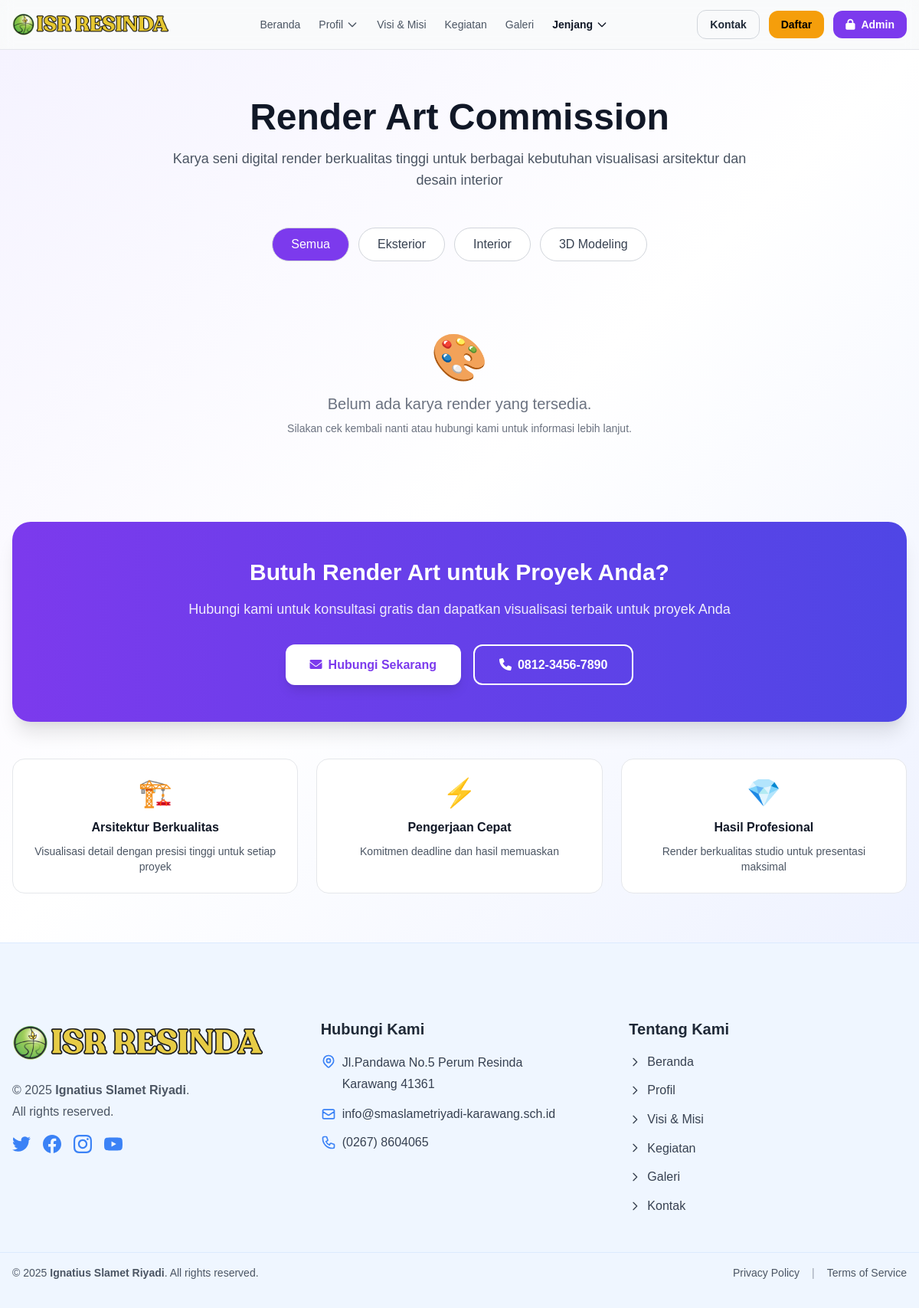
Before: /render-art.php with the older database file.
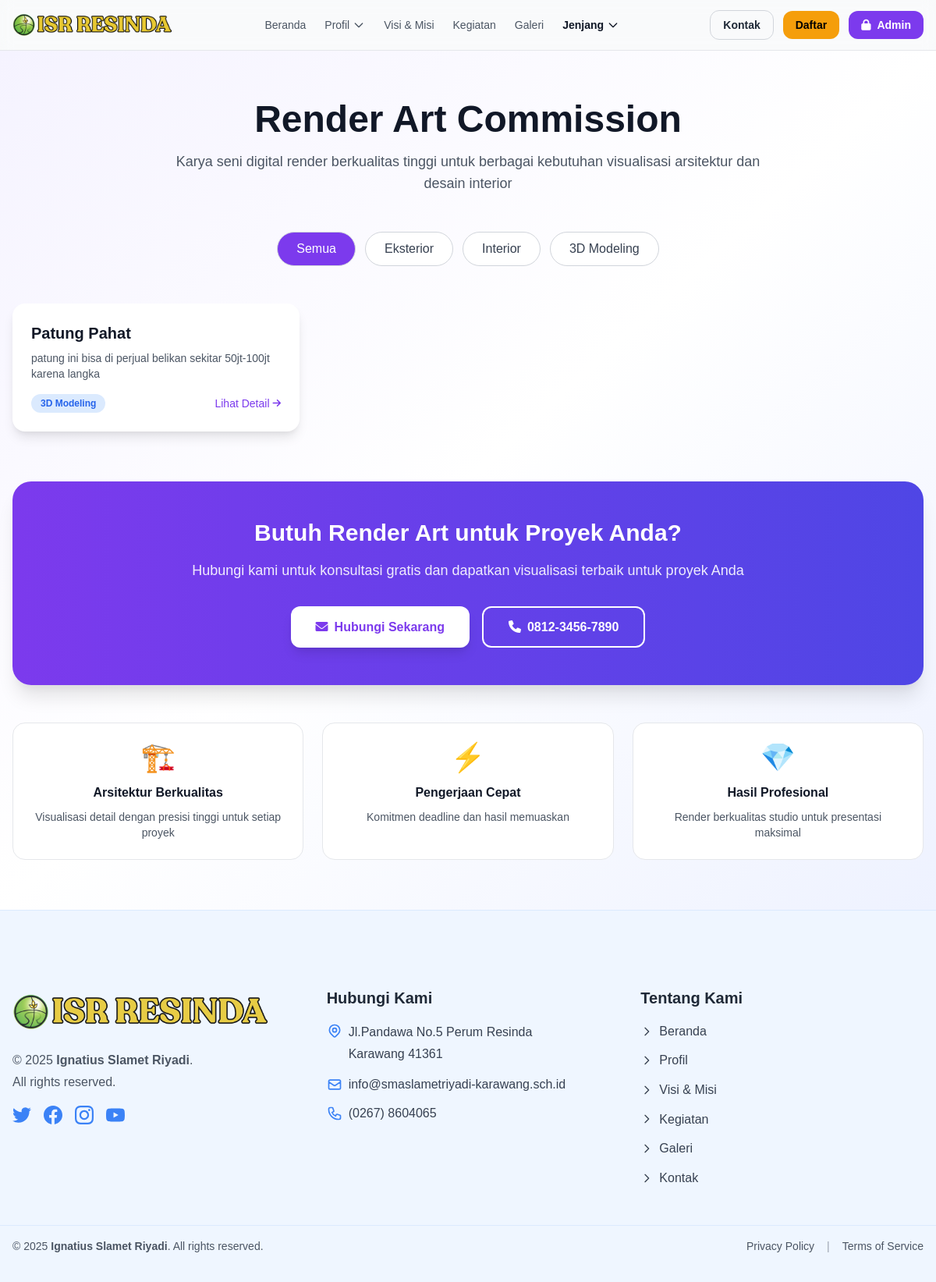
After: the same page with the newer database file.
### tables this page shows
CREATE TABLE `render_art` (
  `id` int NOT NULL,
  `title` varchar(255) NOT NULL,
  `description` text,
  `image_path` varchar(500) DEFAULT NULL,
  `category` enum('eksterior','interior','3d_modeling') NOT NULL DEFAULT 'eksterior',
  `status` enum('active','inactive') NOT NULL DEFAULT 'active',
  `created_by` int DEFAULT NULL,
  `created_at` timestamp NULL DEFAULT CURRENT_TIMESTAMP,
  `updated_at` timestamp NULL DEFAULT NULL ON UPDATE CURRENT_TIMESTAMP
);

### render-art.php (the view, shortened to what the rows shown need)
<?php
include 'includes/header.php';
$db = (new Database())->getConnection();
$sql = "SELECT * FROM render_art WHERE status = 'active'";
$params = [];
$sql .= " ORDER BY created_at DESC";
$stmt = $db->prepare($sql);
$stmt->execute($params);
$render_items = $stmt->fetchAll(PDO::FETCH_ASSOC);
$categoryLabels = [
  'eksterior' => 'Eksterior',
  'interior' => 'Interior',
  '3d_modeling' => '3D Modeling'
];
?>
<section class="py-16 bg-gradient-to-br from-purple-50 via-white to-indigo-50">
  <div class="max-w-7xl mx-auto px-4">
    <div class="text-center mb-12">
      <h1 class="text-4xl md:text-5xl font-bold text-gray-900 mb-4">Render Art Commission</h1>
    </div>
    <div class="grid grid-cols-1 md:grid-cols-2 lg:grid-cols-3 gap-8">
      <?php if (!$render_items): ?>
        <div class="col-span-3 text-center text-gray-500 py-12">
          <div class="text-6xl mb-4">🎨</div>
          <p class="text-xl font-medium">Belum ada karya render yang tersedia.</p>
          <p class="text-sm mt-2">Silakan cek kembali nanti atau hubungi kami untuk informasi lebih lanjut.</p>
        </div>
      <?php else: ?>
        <?php foreach ($render_items as $item): ?>
          <div class="group bg-white rounded-2xl overflow-hidden shadow-lg hover:shadow-2xl transition-all duration-300 transform hover:-translate-y-1">
            <div class="p-6">
              <h3 class="text-xl font-bold text-gray-900 mb-2 group-hover:text-purple-600 transition-colors"><?= htmlspecialchars($item['title']) ?></h3>
              <?php if (!empty($item['description'])): ?>
                <p class="text-gray-600 text-sm mb-4 line-clamp-3"><?= nl2br(htmlspecialchars($item['description'])) ?></p>
              <?php endif; ?>
              <div class="flex items-center justify-between">
                <?php
                  $colorMap = [
                    'eksterior' => ['text' => 'text-purple-600', 'bg' => 'bg-purple-100'],
                    'interior' => ['text' => 'text-indigo-600', 'bg' => 'bg-indigo-100'],
                    '3d_modeling' => ['text' => 'text-blue-600', 'bg' => 'bg-blue-100']
                  ];
                  $color = $colorMap[$item['category']] ?? ['text' => 'text-gray-600', 'bg' => 'bg-gray-100'];
                ?>
                <span class="text-xs font-semibold <?= $color['text'] ?> <?= $color['bg'] ?> px-3 py-1 rounded-full">
                  <?= htmlspecialchars($categoryLabels[$item['category']] ?? ucfirst($item['category'])) ?>
                </span>
                <button onclick="alert('Detail untuk: <?= htmlspecialchars($item['title']) ?>')" class="text-purple-600 hover:text-purple-800 font-medium text-sm flex items-center gap-1 group/btn">
                  <span>Lihat Detail</span>
                  <i class="fas fa-arrow-right text-xs group-hover/btn:translate-x-1 transition-transform"></i>
                </button>
              </div>
            </div>
          </div>
        <?php endforeach; ?>
      <?php endif; ?>
    </div>
    <div class="mt-16 text-center bg-gradient-to-r from-purple-600 to-indigo-600 rounded-3xl p-12 text-white shadow-xl">
      <h2 class="text-3xl font-bold mb-4">Butuh Render Art untuk Proyek Anda?</h2>
    </div>
  </div>
</section>
<?php include 'includes/footer.php'; ?>

Changed rows visible on the page:
added render_art: title "Patung Pahat", description "patung ini bisa di perjual belikan sekitar 50jt-100jt karena langka", category "3D Modeling"
Other visible differences:
text no longer shown: "🎨 Belum ada karya render yang tersedia. Silakan cek kembali nanti atau hubungi kami untuk informasi lebih lanjut."
